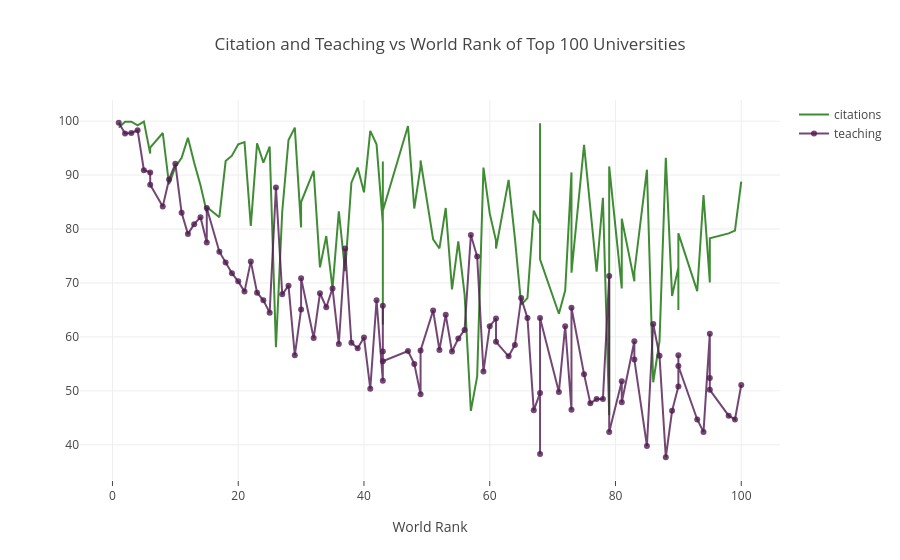

The code cell stored with this chart in its notebook:
### Code cell
# prepare data frame
df = timesData.iloc[:100,:] # ilk 100 sample ve tüm featurlar

# import graph objects as "go"
import plotly.graph_objs as go

# boşluk doldurma gibi trace 1 , trace 2 , layout , figür
# Creating trace1 # kalıptır bunlar  istenen parametleri verirsin.
trace1 = go.Scatter(
                    x = df.world_rank,
                    y = df.citations,
                    mode = "lines",
                    name = "citations",
                    marker = dict(color = 'rgba(16, 112, 2, 0.8)'), # 0-255 arası
                    text= df.university_name)
# Creating trace2
trace2 = go.Scatter(
                    x = df.world_rank,
                    y = df.teaching,
                    mode = "lines+markers", # scatter pointler de var
                    name = "teaching",
                    marker = dict(color = 'rgba(80, 26, 80, 0.8)'),
                    text= df.university_name) # üzerine geldiğimizde görmek istediğimiz yazı

data = [trace1, trace2] # data adlı bir listede birleştirdik traceleri

layout = dict(title = 'Citation and Teaching vs World Rank of Top 100 Universities',
              xaxis= dict(title= 'World Rank',ticklen= 5,zeroline= False)
             )
fig = dict(data = data, layout = layout) # layout ile datayı birleştirip bir figür oluşturuyoruz.
iplot(fig) # dictionary kullanıldığına dikkat etmek lazım.

### Figure 1 — Plotly figure (JSON) as saved in the notebook; plotly's stock layout.template omitted (floating-point values rounded to 4 significant figures)
{"data": [{"marker": {"color": "rgba(16, 112, 2, 0.8)"}, "mode": "lines", "name": "citations", "text": ["Harvard University", "California Institute of Technology", "Massachusetts Institute of Technology", "Stanford University", "Princeton University", "University of Cambridge", "University of Oxford", "University of California, Berkeley", "Imperial College London", "Yale University", "University of California, Los Angeles", "University of Chicago", "Johns Hopkins University", "Cornell University", "ETH Zurich – Swiss Federal Institute of Technology Zurich", "University of Michigan", "University of Toronto", "Columbia University", "University of Pennsylvania", "Carnegie Mellon University", "University of Hong Kong", "University College London", "University of Washington", "Duke University", "Northwestern University", "University of Tokyo", "Georgia Institute of Technology", "Pohang University of Science and Technology", "University of California, Santa Barbara", "University of British Columbia", "University of North Carolina at Chapel Hill", "University of California, San Diego", "University of Illinois at Urbana-Champaign", "National University of Singapore", "McGill University", "University of Melbourne", "Peking University", "Washington University in St Louis", "École Polytechnique", "University of Edinburgh", "Hong Kong University of Science and Technology", "École Normale Supérieure", "Australian National University", "Karolinska Institute", "University of Göttingen", "University of Wisconsin", "Rice University", "École Polytechnique Fédérale de Lausanne", "University of California, Irvine", "University of Science and Technology of China", "Vanderbilt University", "University of Minnesota", "Tufts University", "University of California, Davis", "Brown University", "University of Massachusetts", "Kyoto University", "Tsinghua University", "Boston University", "New York University", "Emory University", "LMU Munich", "University of Notre Dame", "University of Pittsburgh", "Case Western Reserve University", "Ohio State University", "University of Colorado Boulder", "University of Bristol", "University of California, Santa Cruz", "Yeshiva University", "University of Sydney", "University of Virginia", "University of Adelaide", "University of Southern California", "William & Mary", "Trinity College Dublin", "King’s College London", "Stony Brook University", "Korea Advanced Institute of Science and Technology (KAIST)", "University of Sussex", "The University of Queensland", "University of York", "Heidelberg University", "University of Utah", "Durham University", "London School of Economics and Political Science", "University of Manchester", "Royal Holloway, University of London", "Lund University", "University of Southampton", "University of Zurich", "Wake Forest University", "McMaster University", "University College Dublin", "George Washington University", "University of Arizona", "University of Basel", "University of Maryland, College Park", "Dartmouth College", "École Normale Supérieure de Lyon"], "type": "scatter", "uid": "dbbb7e03-7814-4237-9aba-7308b7daadc9", "x": ["1", "2", "3", "4", "5", "6", "6", "8", "9", "10", "11", "12", "13", "14", "15", "15", "17", "18", "19", "20", "21", "22", "23", "24", "25", "26", "27", "28", "29", "30", "30", "32", "33", "34", "35", "36", "37", "38", "39", "40", "41", "42", "43", "43", "43", "43", "47", "48", "49", "49", "51", "52", "53", "54", "55", "56", "57", "58", "59", "60", "61", "61", "63", "64", "65", "66", "67", "68", "68", "68", "71", "72", "73", "73", "75", "76", "77", "78", "79", "79", "81", "81", "83", "83", "85", "86", "87", "88", "89", "90", "90", "90", "93", "94", "95", "95", "95", "98", "99", "100"], "y": [98.8, 99.9, 99.9, 99.2, 99.9, 94, 95.1, 97.8, 88.3, 91.5, 93.2, 96.9, 92.3, 88.1, 83.1, 84.1, 82.2, 92.6, 93.6, 95.7, 96.1, 80.6, 95.9, 92.3, 95.3, 58.1, 83.2, 96.5, 98.8, 80.3, 85, 90.8, 72.9, 78.7, 69, 83.3, 72.2, 88.6, 91.4, 86.8, 98.2, 95.7, 81, 62.3, 92.5, 83.4, 99.1, 83.8, 91.6, 92.7, 78.1, 76.4, 83.9, 68.8, 77.7, 67.9, 46.3, 52.7, 91.4, 82.9, 77.8, 76.4, 89.1, 78.3, 66, 67.2, 83.4, 80.9, 99.6, 74.4, 64.3, 68.6, 90.5, 71.9, 95.6, 84.4, 72.1, 85.8, 45.5, 91.6, 69, 81.9, 70.3, 72, 91, 51.6, 59.2, 93.2, 67.6, 72.9, 65, 79.2, 68.5, 86.3, 70.2, 70.1, 78.3, 79.2, 79.7, 88.8]}, {"marker": {"color": "rgba(80, 26, 80, 0.8)"}, "mode": "lines+markers", "name": "teaching", "text": ["Harvard University", "California Institute of Technology", "Massachusetts Institute of Technology", "Stanford University", "Princeton University", "University of Cambridge", "University of Oxford", "University of California, Berkeley", "Imperial College London", "Yale University", "University of California, Los Angeles", "University of Chicago", "Johns Hopkins University", "Cornell University", "ETH Zurich – Swiss Federal Institute of Technology Zurich", "University of Michigan", "University of Toronto", "Columbia University", "University of Pennsylvania", "Carnegie Mellon University", "University of Hong Kong", "University College London", "University of Washington", "Duke University", "Northwestern University", "University of Tokyo", "Georgia Institute of Technology", "Pohang University of Science and Technology", "University of California, Santa Barbara", "University of British Columbia", "University of North Carolina at Chapel Hill", "University of California, San Diego", "University of Illinois at Urbana-Champaign", "National University of Singapore", "McGill University", "University of Melbourne", "Peking University", "Washington University in St Louis", "École Polytechnique", "University of Edinburgh", "Hong Kong University of Science and Technology", "École Normale Supérieure", "Australian National University", "Karolinska Institute", "University of Göttingen", "University of Wisconsin", "Rice University", "École Polytechnique Fédérale de Lausanne", "University of California, Irvine", "University of Science and Technology of China", "Vanderbilt University", "University of Minnesota", "Tufts University", "University of California, Davis", "Brown University", "University of Massachusetts", "Kyoto University", "Tsinghua University", "Boston University", "New York University", "Emory University", "LMU Munich", "University of Notre Dame", "University of Pittsburgh", "Case Western Reserve University", "Ohio State University", "University of Colorado Boulder", "University of Bristol", "University of California, Santa Cruz", "Yeshiva University", "University of Sydney", "University of Virginia", "University of Adelaide", "University of Southern California", "William & Mary", "Trinity College Dublin", "King’s College London", "Stony Brook University", "Korea Advanced Institute of Science and Technology (KAIST)", "University of Sussex", "The University of Queensland", "University of York", "Heidelberg University", "University of Utah", "Durham University", "London School of Economics and Political Science", "University of Manchester", "Royal Holloway, University of London", "Lund University", "University of Southampton", "University of Zurich", "Wake Forest University", "McMaster University", "University College Dublin", "George Washington University", "University of Arizona", "University of Basel", "University of Maryland, College Park", "Dartmouth College", "École Normale Supérieure de Lyon"], "type": "scatter", "uid": "f018616b-7de0-4269-9efe-3aabb4830014", "x": ["1", "2", "3", "4", "5", "6", "6", "8", "9", "10", "11", "12", "13", "14", "15", "15", "17", "18", "19", "20", "21", "22", "23", "24", "25", "26", "27", "28", "29", "30", "30", "32", "33", "34", "35", "36", "37", "38", "39", "40", "41", "42", "43", "43", "43", "43", "47", "48", "49", "49", "51", "52", "53", "54", "55", "56", "57", "58", "59", "60", "61", "61", "63", "64", "65", "66", "67", "68", "68", "68", "71", "72", "73", "73", "75", "76", "77", "78", "79", "79", "81", "81", "83", "83", "85", "86", "87", "88", "89", "90", "90", "90", "93", "94", "95", "95", "95", "98", "99", "100"], "y": [99.7, 97.7, 97.8, 98.3, 90.9, 90.5, 88.2, 84.2, 89.2, 92.1, 83, 79.1, 80.9, 82.2, 77.5, 83.9, 75.8, 73.8, 71.8, 70.3, 68.4, 74, 68.2, 66.8, 64.5, 87.7, 67.9, 69.5, 56.6, 65.1, 70.9, 59.8, 68.1, 65.5, 69, 58.7, 76.4, 58.9, 57.9, 59.9, 50.4, 66.8, 51.9, 65.8, 57.3, 55.5, 57.4, 55, 49.4, 57.5, 64.9, 57.6, 64.1, 57.3, 59.7, 61.3, 78.9, 74.9, 53.6, 62, 63.4, 59.1, 56.4, 58.5, 67.2, 63.5, 46.4, 49.6, 38.3, 63.5, 49.8, 62, 46.5, 65.4, 53.1, 47.7, 48.5, 48.5, 71.3, 42.4, 51.8, 47.9, 59.2, 55.8, 39.8, 62.4, 56.5, 37.7, 46.3, 50.8, 56.6, 54.6, 44.7, 42.4, 60.6, 52.4, 50.2, 45.4, 44.7, 51.1]}], "layout": {"autosize": true, "title": {"text": "Citation and Teaching vs World Rank of Top 100 Universities"}, "xaxis": {"autorange": true, "range": [-5.018, 106.0], "ticklen": 5, "title": {"text": "World Rank"}, "type": "linear", "zeroline": false}, "yaxis": {"autorange": true, "range": [32.58, 104.8], "type": "linear"}}}
